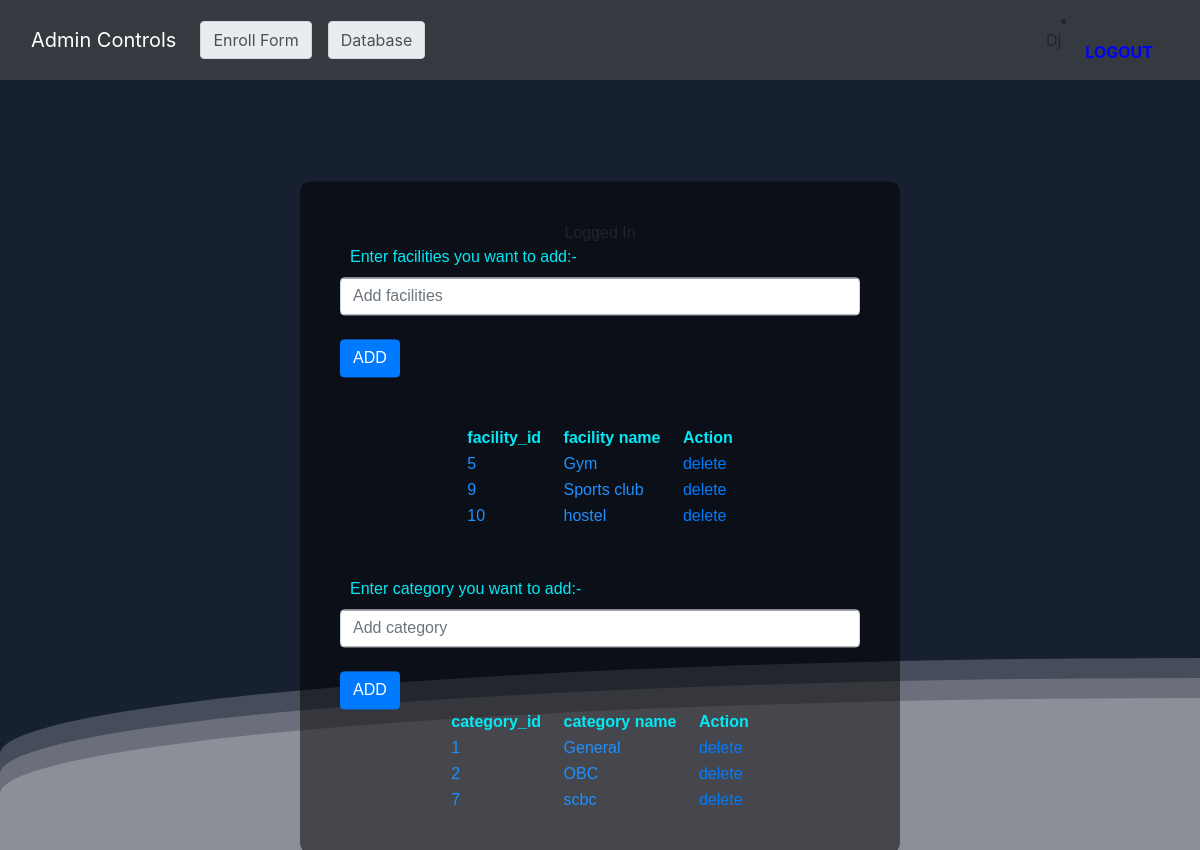
The page /Web_development_project/php/loginsuccess.php (signed in) on the database its author committed.
### tables this page shows
CREATE TABLE `facility` (
  `facility_id` int(11) NOT NULL,
  `facility_name` varchar(100) NOT NULL
);

CREATE TABLE `category_master` (
  `category_id` int(100) NOT NULL,
  `category_name` varchar(100) NOT NULL
);

### Web_development_project/php/loginsuccess.php (the view, shortened to what this page needs)
<!DOCTYPE html>
<html>
<head><title>Admin Controls</title>
    <link rel="stylesheet" href="https://cdn.datatables.net/1.12.1/css/jquery.dataTables.min.css" >
    <link rel="stylesheet" href="https://maxcdn.bootstrapcdn.com/bootstrap/4.0.0/css/bootstrap.min.css"
>
    <link rel="stylesheet" href="https://silicon.ac.in/wp-content/themes/sit/assets/css/custom.css">
    <link rel="stylesheet" href="https://silicon.ac.in/wp-content/themes/sit/assets/css/owl.carousel.min.css">
    <link rel="stylesheet" href="wave.css"/>
</head>
<body class="bgimage">
<div>
        <div class="wave"></div>
        <div class="wave"></div>
        <div class="wave"></div>
      </div>
    <header>
        <nav class="navbar navbar-expand-lg bg-dark">
            <div class="container-fluid">
                <a class="navbar-brand" style="color:white;">Admin Controls
                </a>
                <div class="collapse navbar-collapse" id="navbarToggle">
                    <ul class="navbar-nav me-auto mb-2 mb-lg-0">
                        <li class="nav-item">
                            <a class="nav-link text-bg-dark active" href="http://localhost/silicon_internship/forms1_test.php"><span class="input-group-text" id="register"><span class="material-symbols-outlined">Enroll Form</span></span></a>
                        </li>
                        <?php
                        if (isset($_SESSION['user'])) { ?>
                         <li class="nav-item">
                            <a class="nav-link text-bg-dark" href="<?php if (isset($_SESSION['user'])) { echo "http://localhost/silicon_internship/php/edit.php"; } ?>"><span class="input-group-text" id="database"><span class="material-symbols-outlined">Database</span></span></a>
                        </li>
                         <?php } ?>
                    </ul>
                </div>
                <?php
      if (isset($_SESSION['user'])) { print_r ($_SESSION['user']);?>
        <li class="nav-item">
            <a class="nav-link" href="adminlogout.php"><b style="color:blue">&ensp;LOGOUT</b></a>
        </li>
      <?php } else { ?>
        <li class="nav-item">
                <a class="nav-link" href="../login.php"><b style="color:blue">&ensp;ADMIN-LOGIN</b></a>
            </li>
            <?php } ?>
            </div>
        </nav>
    </header>
    <main>
    <div class="inline login-box">
    <div class="" >
    <?php
if (isset($_SESSION['user'])) { ?>
    <div ><center>Logged In</center></div>
    <form enctype="multipart/form-data" action="addfacility.php">
    <label style="color: #03e9f4;">Enter facilities you want to add:-</label>
                <input type="text" name="facility_name"  class="form-control" placeholder="Add facilities">
                <br>
                <button class="btn btn-primary" type="submit"
                    onclick="changebutton()">ADD</button>
</form>
                    <?php
include 'conn.php';
$sql_student = "select * from facility";
$sql_category = "select * from category_master";
$result = mysqli_query($conn,$sql_student);
$resultcat=mysqli_query($conn,$sql_category);
?>
<br><br>
<div class="container wrapper" >
 <table id="myTable" >
    <thead >
        <th style="color: #03e9f4;">facility_id &emsp;</th>
        <th style="color: #03e9f4;">facility name &emsp;</th>
        <th style="color: #03e9f4;">Action</th>
    </thead>
    <tbody >
<?php
while($fetched_data=mysqli_fetch_row($result)) {
    echo '<tr>';
    echo '<td style="color:#1e90ff;">'.$fetched_data[0].'</td>';
    echo '<td style="color:#1e90ff;">'.$fetched_data[1].'</td>';
    echo '<td ><a href=editfacility.php?action=delete&id='.$fetched_data[0].'>delete</a></td>';
    echo '</tr>';
}
?>
</tbody>
 </table>
</div>
                <br><br>
                <label style="color:#03e9f4;">Enter category you want to add:-</label>
                <input type="text" name="category_name" class="form-control" placeholder="Add category">
                <br>
                <button class="btn btn-primary" type="submit" name="log" id="logButton" value="Login"
                    onclick="">ADD</button>
    </div>
<div class="container wrapper" >
 <table id="myTable" >
    <thead >
        <th style="color:#03e9f4;">category_id &emsp;</th>
        <th style="color:#03e9f4;">category name &emsp;</th>
        <th style="color:#03e9f4;">Action</th>
    </thead>
    <tbody>
<div class="conatiner wrapper ">
<?php
while($fetched_data=mysqli_fetch_row($resultcat)) {
    echo '<tr>';
    echo '<td style="color:#1e90ff;">'.$fetched_data[0].'</td>';
    echo '<td style="color:#1e90ff;">'.$fetched_data[1].'</td>';
    echo '<td><a href=editcategory.php?action=delete&id='.$fetched_data[0].'>delete</a></td>';
    echo '<br>';
    echo '</tr>';
}
?>
</div>
<br>
</tbody>
<?php }
else {?>
    <h1 class="container fluid" style="color: #03e9f4;">
        Oops!!
        Logged Out.</h1>
<?php
}
?>
</div>
</div>
</main>
</body>

### Web_development_project/wave.css (style rules this page uses)
body { margin: auto; font-family: -apple-system, BlinkMacSystemFont, sans-serif; overflow: auto; background: linear-gradient( 315deg, rgba(101, 0, 94, 1) 3%, rgba(60, 132, 206, 1) 38%, rgba(48, 238, 226, 1) 68%, rgba(255, 25, 25, 1) 98% ); animation: gradient 15s ease infinite; background-size: 400% 400%; background-attachment: fixed; }
.wave { background: rgb(255 255 255 / 25%); border-radius: 1000% 1000% 0 0; position: fixed; width: 200%; height: 12em; animation: wave 10s -3s linear infinite; transform: translate3d(0, 0, 0); opacity: 0.8; bottom:0; left: 0; z-index: -1; }
.wave:nth-of-type(2) { bottom: -1.25em; animation: wave 18s linear reverse infinite; opacity: 0.8; }
.wave:nth-of-type(3) { bottom: -2.5em; animation: wave 20s -1s reverse infinite; opacity: 0.9; }

### Web_development_project/php/loginsuccess.php (style rules this page uses)
body { background: #172031; }
.login-box { position: absolute; font-family: "Outfit", sans-serif; top: 45%; left: 50%; width: 600px; padding: 40px; transform: translate(-50%, -30%); background: rgba(0.2, 0.6, 0.7, 0.5); box-sizing: border-box; border-radius: 10px; }
label { color: rgb(255, 252, 252); padding-left: 10px; }
.wave { background: rgb(255 255 255 / 25%); border-radius: 1000% 1000% 0 0; position: fixed; width: 200%; height: 12em; animation: wave 10s -3s linear infinite; transform: translate3d(0, 0, 0); opacity: 0.8; bottom:0; left: 0; z-index: -1; }
.wave:nth-of-type(2) { bottom: -1.25em; animation: wave 18s linear reverse infinite; opacity: 0.8; }
.wave:nth-of-type(3) { bottom: -2.5em; animation: wave 20s -1s reverse infinite; opacity: 0.9; }
.wrapper { display: flex; align-items: center; justify-content: center; }

### rows shown on the page
facility: facility_id "5", facility_name "Gym"
facility: facility_id "9", facility_name "Sports club"
facility: facility_id "10", facility_name "hostel"
category_master: category_id "1", category_name "General"
category_master: category_id "2", category_name "OBC"
category_master: category_id "7", category_name "scbc"
